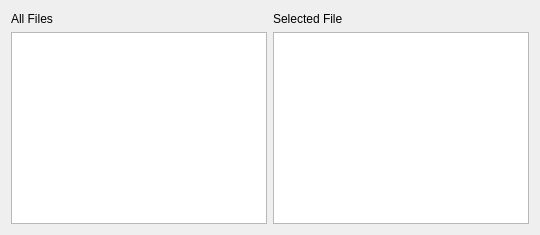
                <widget class="QWidget" name="tab_4">
                 <attribute name="title">
                  <string>Infos</string>
                 </attribute>
                 <layout class="QHBoxLayout" name="horizontalLayout_11">
                  <item>
                   <layout class="QVBoxLayout" name="verticalLayout_2">
                    <item>
                     <widget class="QLabel" name="label_2">
                      <property name="minimumSize">
                       <size>
                        <width>0</width>
                        <height>15</height>
                       </size>
                      </property>
                      <property name="maximumSize">
                       <size>
                        <width>16777215</width>
                        <height>15</height>
                       </size>
                      </property>
                      <property name="text">
                       <string>All Files</string>
                      </property>
                     </widget>
                    </item>
                    <item>
                     <widget class="QTextEdit" name="data_general_infos">
                      <property name="minimumSize">
                       <size>
                        <width>0</width>
                        <height>10</height>
                       </size>
                      </property>
                     </widget>
                    </item>
                   </layout>
                  </item>
                  <item>
                   <layout class="QVBoxLayout" name="verticalLayout">
                    <item>
                     <widget class="QLabel" name="label">
                      <property name="minimumSize">
                       <size>
                        <width>0</width>
                        <height>15</height>
                       </size>
                      </property>
                      <property name="maximumSize">
                       <size>
                        <width>16777215</width>
                        <height>15</height>
                       </size>
                      </property>
                      <property name="text">
                       <string>Selected File</string>
                      </property>
                     </widget>
                    </item>
                    <item>
                     <widget class="QTextEdit" name="data_selected_infos">
                      <property name="enabled">
                       <bool>true</bool>
                      </property>
                      <property name="sizePolicy">
                       <sizepolicy hsizetype="Expanding" vsizetype="Minimum">
                        <horstretch>0</horstretch>
                        <verstretch>0</verstretch>
                       </sizepolicy>
                      </property>
                      <property name="minimumSize">
                       <size>
                        <width>0</width>
                        <height>10</height>
                       </size>
                      </property>
                      <property name="baseSize">
                       <size>
                        <width>0</width>
                        <height>20</height>
                       </size>
                      </property>
                     </widget>
                    </item>
                   </layout>
                  </item>
                 </layout>
                </widget>
